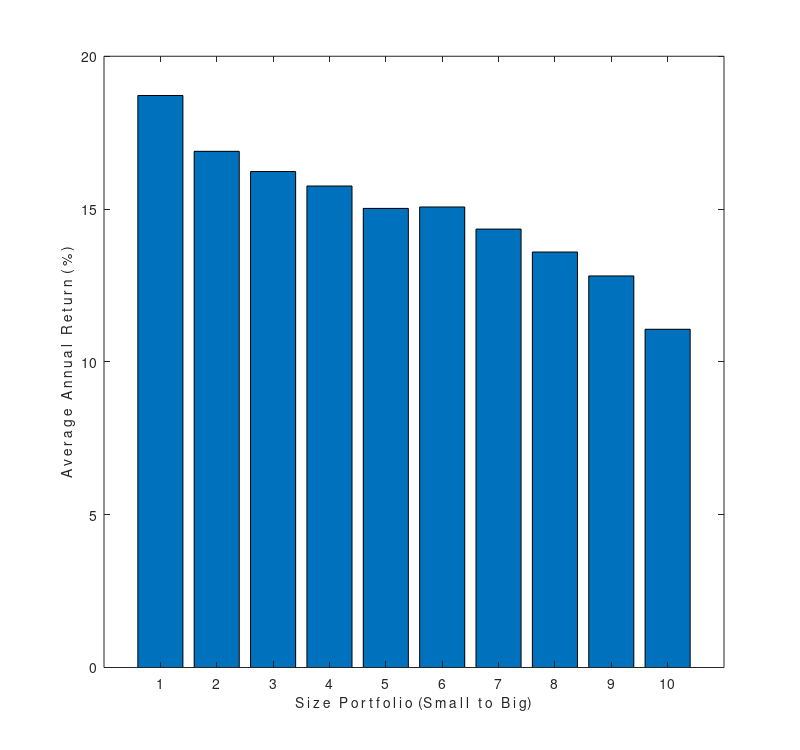
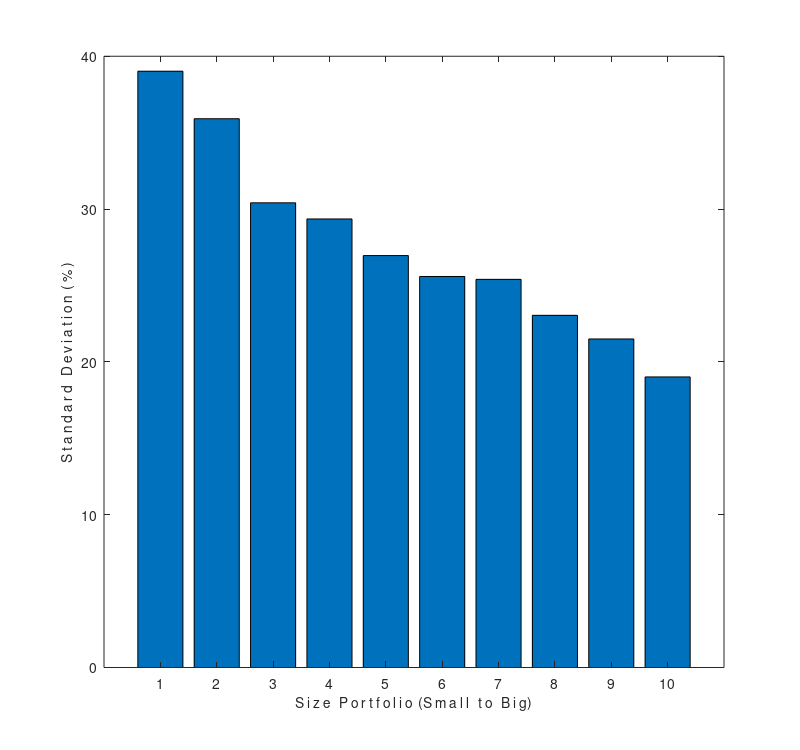
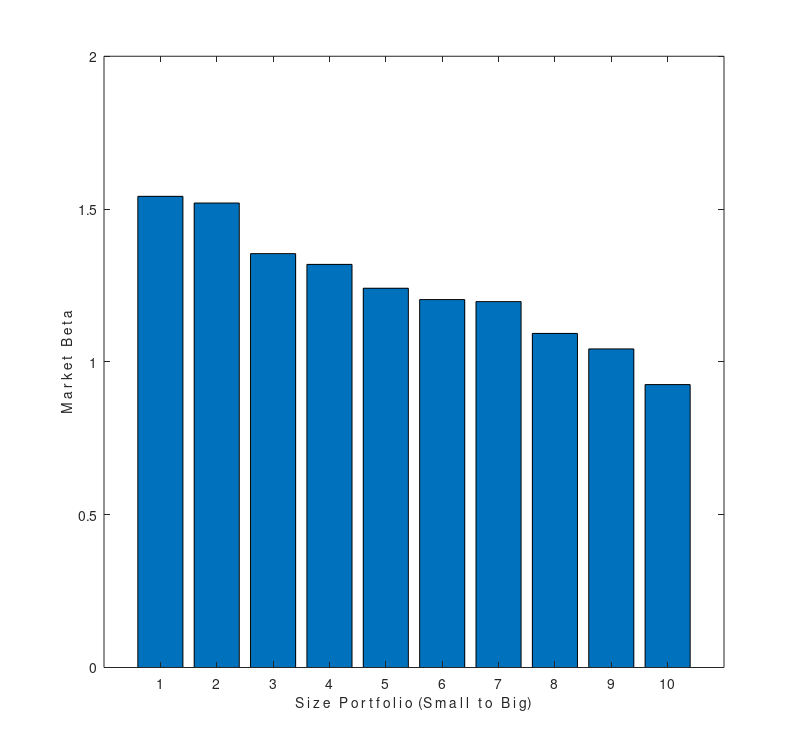
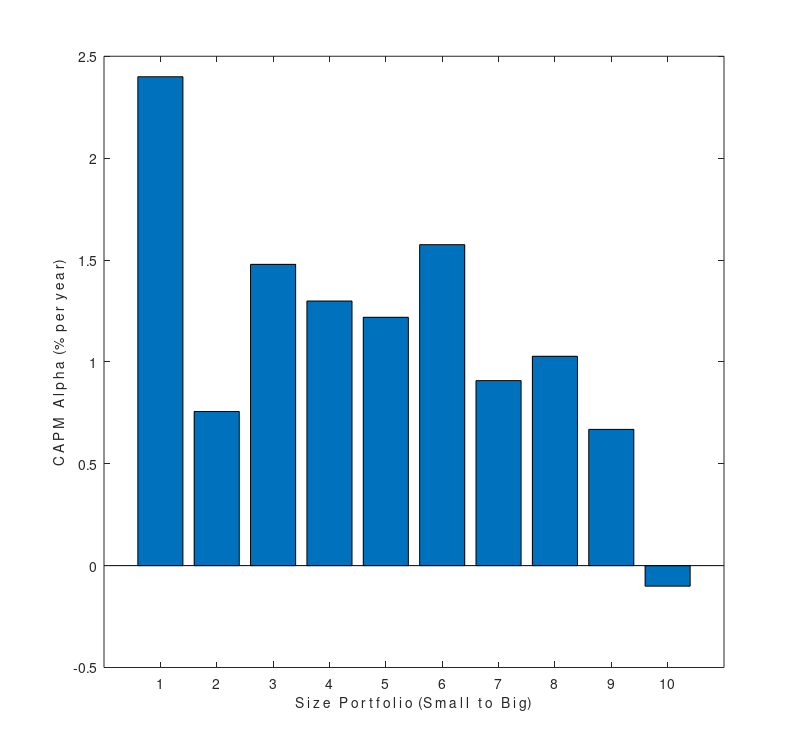

Recreate these plots in MATLAB, in order.
clear all
clc
 
N = 10;                 % number of size-sorted portfolios: 3, 5, or 10
W = 10;                  % window (years) over which moving averages are computed
period = 1927:2016;     % time period between 1927 and 2016
%period = 1927:1981;     % time period between 1927 and 2016
%period = 1982:2016;     % time period between 1927 and 2016
%period = 2000:2016;     % time period between 1927 and 2016
pick_figures = [1 2 3 4 5];

x = load('size_1927_2016.txt');     % load returns on size-sorted portfolios
years = x(:,1);
ret3 = x(:,3:5);        % 3 portfolios: lo30%, med40%, hi30%
ret5 = x(:,6:10);       % 5 portfolios: quintiles
ret10 = x(:,11:20);     % 10 portfolios: deciles
eval(['ret = ret' int2str(N) ';'])    % pick the relevant returns matrix

yrs = find(ismember(years,intersect(period,years)));
r = ret(yrs,:);         % pick the subperiod specified in 'period'
T = size(r,1);          % number of years

means = mean(r)
stds = std(r);
dif = r(:,1) - r(:,end);    % first minus last portfolio returns
mdif = mean(dif)          % average return
sdif = std(dif)/sqrt(T);    % standard error
tdif = mdif/sdif           % t-stat

%disp([int2str(period(1)) '-' int2str(period(end))]);
%fprintf(['\n']) % insert an empty line
%disp('Average portfolio returns (Small to Big)');
%disp(means)
%disp('Small-Big average return:')
%disp(mdif)
%disp('t-statistic')
%disp(tdif)
%fprintf(['\n']) % insert an empty line
%fprintf(['\n']) % insert an empty line

if ismember(1,pick_figures)    
    % Plot average returns across portfolios
    figure(1)      
    bar(means)
    set(gca,'FontSize',10)
    set(gca,'XLabel',text(0,0,'S i z e   P o r t f o l i o  (S m a l l   t o   B i g)'))
    set(gca,'YLabel',text(0,0,'A v e r a g e   A n n u a l   R e t u r n  ( % )'))
    set(gca,'XLim',[0 N+1])
    figname = ['size_a_means_' int2str(period(1)) '_' int2str(period(end))];
    set(gcf,'PaperPosition',[0.25,2.5,8,7.5])
    eval(['print -deps2 ' figname]); 
end

if ismember(2,pick_figures)    
    % Plot standard deviations across portfolios
    figure(2)      
    bar(stds)
    set(gca,'FontSize',10)
    set(gca,'XLabel',text(0,0,'S i z e   P o r t f o l i o  (S m a l l   t o   B i g)'))
    set(gca,'YLabel',text(0,0,'S t a n d a r d   D e v i a t i o n  ( % )'))
    set(gca,'XLim',[0 N+1])
    figname = ['size_a_stds_' int2str(period(1)) '_' int2str(period(end))];
    set(gcf,'PaperPosition',[0.25,2.5,8,7.5])
    eval(['print -deps2 ' figname]); 
end

% Compute CAPM alphas and betas
x = load('ff_factors_1927_2016.txt');   % load FF factors
mkt = x(yrs,2);    % excess market rets; pick the subperiod specified in 'period'
smb = x(yrs,3);
hml = x(yrs,4);
rf = x(yrs,5);

Y = r - rf*ones(1,N);       % TxN; excess portfolio returns
Y = [Y Y(:,1)-Y(:,end)];    % add top minus bottom portfolio; Tx(N+1)
X = [ones(T,1) mkt];        % Tx2
Bhat = X\Y;                  % 2x(N+1), regression estimates
alphas = Bhat(1,:);
betas = Bhat(2,:);
% Compute standard errors for alpha
Sigmahat = (1/T)*(Y - X*Bhat)'*(Y - X*Bhat);    % (N+1)x(N+1)
xtxi = inv(X'*X);                             % 2x2
serrs = sqrt(diag(kron(Sigmahat,xtxi)));        % (2*(N+1))x1
bhat = reshape(Bhat,2*(N+1),1);          % (2*(N+1))x1  
tstats = bhat./serrs;                % (2*(N+1))x1 
t_alpha = tstats(1:2:end)';
    
if ismember(3,pick_figures)    
    % Plot betas across portfolios
    figure(3)      
    bar(betas(1:N))
    set(gca,'FontSize',10)
    set(gca,'XLabel',text(0,0,'S i z e   P o r t f o l i o  (S m a l l   t o   B i g)'))
    set(gca,'YLabel',text(0,0,'M a r k e t   B e t a'))
    set(gca,'XLim',[0 N+1])
    figname = ['size_a_cm_betas_' int2str(period(1)) '_' int2str(period(end))];
    set(gcf,'PaperPosition',[0.25,2.5,8,7.5])
    eval(['print -deps2 ' figname]); 
end

if ismember(4,pick_figures)    
    % Plot alphas across portfolios
    figure(4)      
    bar(alphas(1:N))
    set(gca,'FontSize',10)
    set(gca,'XLabel',text(0,0,'S i z e   P o r t f o l i o  (S m a l l   t o   B i g)'))
    set(gca,'YLabel',text(0,0,'C A P M   A l p h a  (%  p e r  y e a r)'))
    set(gca,'XLim',[0 N+1])
    figname = ['size_a_cm_alphas_' int2str(period(1)) '_' int2str(period(end))];
    set(gcf,'PaperPosition',[0.25,2.5,8,7.5])
    eval(['print -deps2 ' figname]); 
end

if ismember(5,pick_figures)    
    % Plot moving averages of the S-B difference
    mov_avg_dif = nan*ones(T,1);
    for t=1+W:T
        mov_avg_dif(t) = mean(dif(t-W:t));  % dif is Tx1
    end
    figure(5)
    plot(1:T,mov_avg_dif,'-',1:T,zeros(T,1),'-');
    set(gca,'FontSize',10)
    set(gca,'XLabel',text(0,0,'Y e a r'))
    set(gca,'YLabel',text(0,0,'S i z e   P r e m i u m   ( %  p e r  y e a r )'))
    set(gca,'XLim',[9 T])
    %set(gca,'YLim',[0 ytop])
    v = [4:10:T];
    set(gca,'XTick',v);
    set(gca,'XTickLabel',period(v));
    figname = ['size_a_movavg_' int2str(period(1)) '_' int2str(period(end))];
    set(gcf,'PaperPosition',[0.25,2.5,8,7.5])
    eval(['print -deps2 ' figname]); 
end